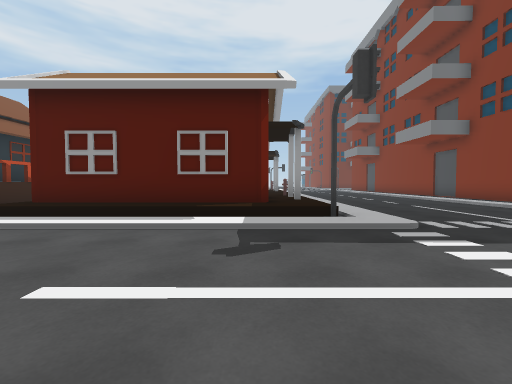
[1] (above)

24 first-person views from a walk through a 3-D level made in the Unity game engine. The camera is 1.3 m above the floor, tilts 2° down and sees 90° across. The floor is counted in squares, 2 m on a side. Each view is taken from the middle of a square. On the plan, view 1 faces up. The plan holds only what a view shows up to about 9 squares ahead; the rest is blank. The place goes on beyond the plan. The player character is not drawn.

[2]
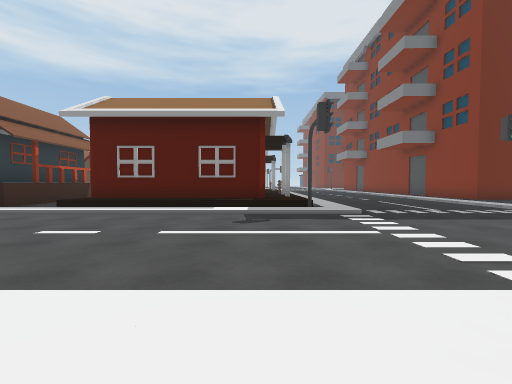

[3]
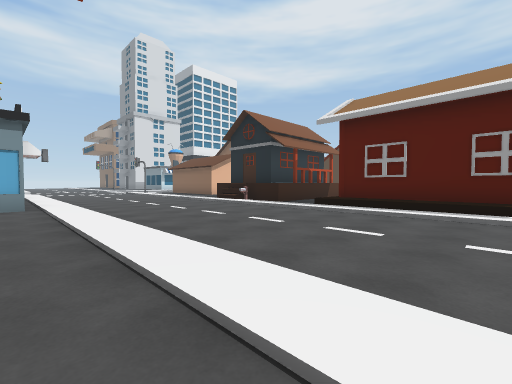

[4]
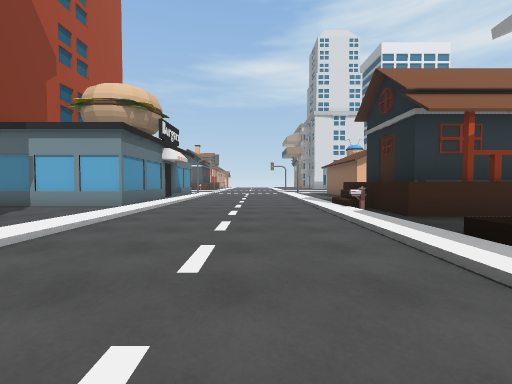

[5]
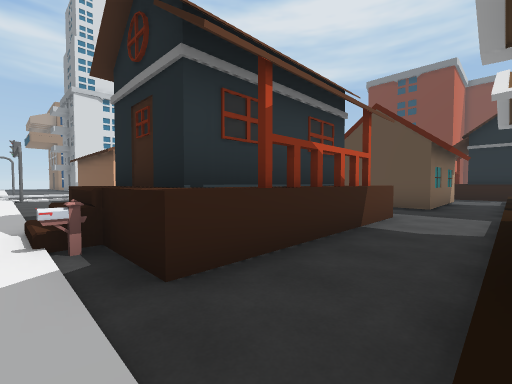

[6]
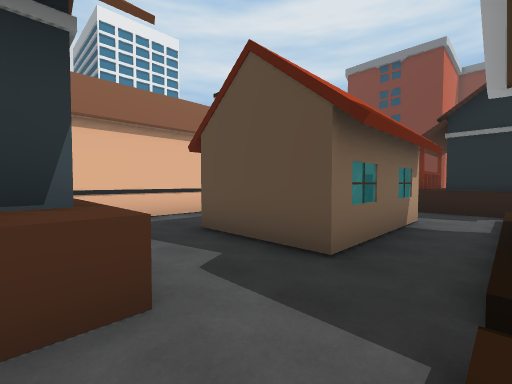

[7]
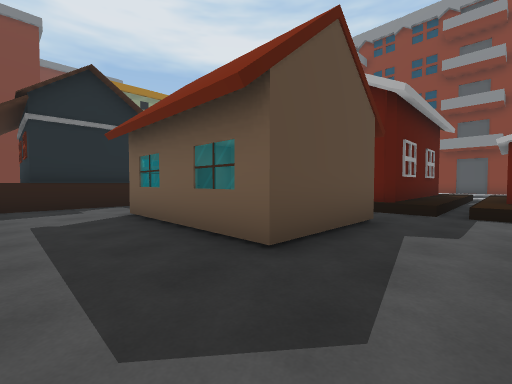

[8]
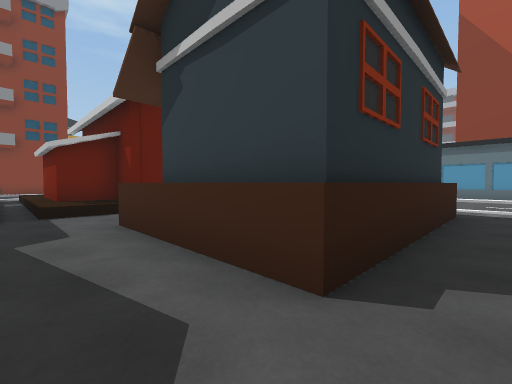

[9]
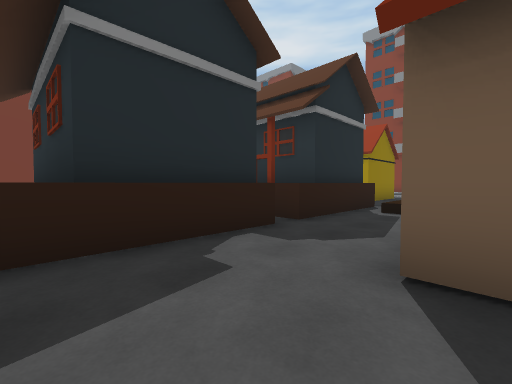

[10]
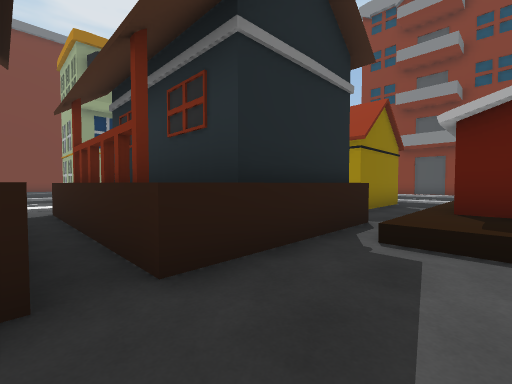

[11]
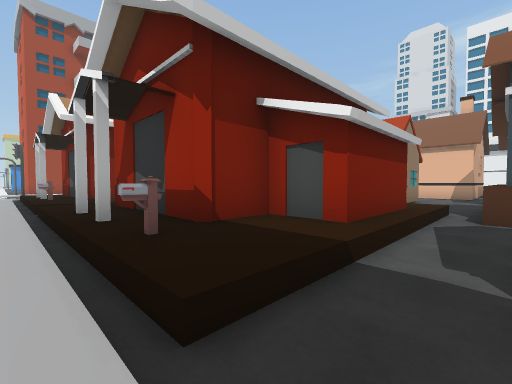

[12]
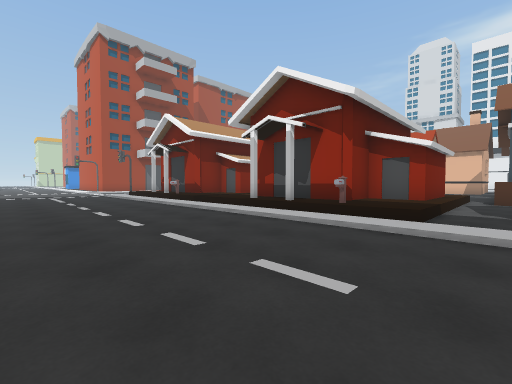

[13]
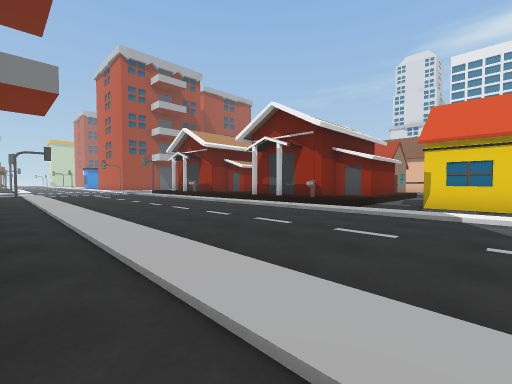

[14]
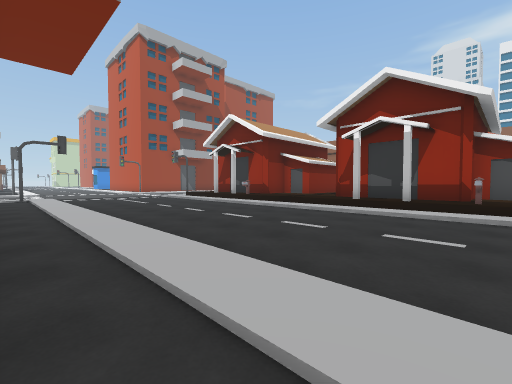

[15]
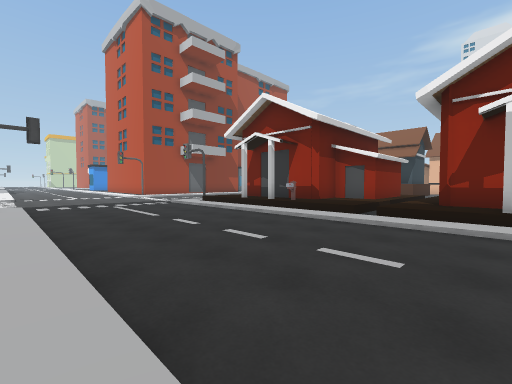

[16]
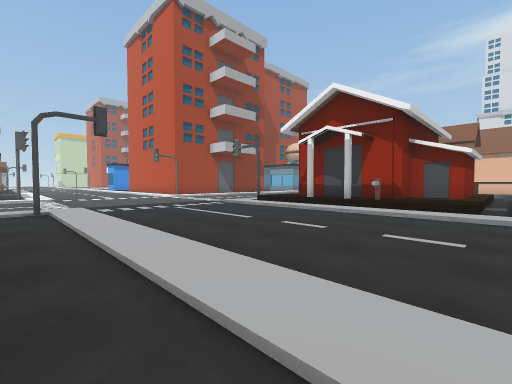

[17]
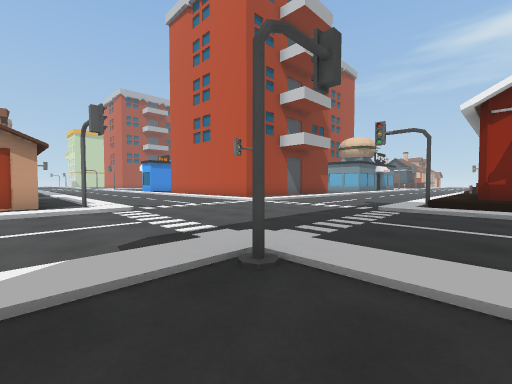

[18]
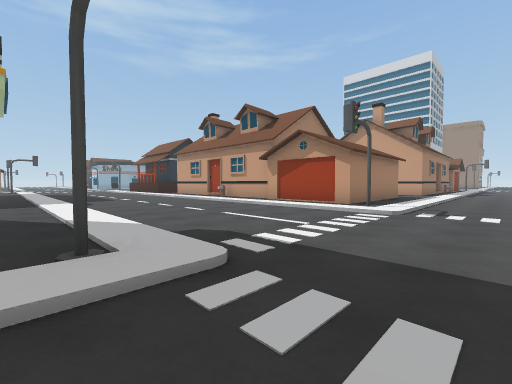

[19]
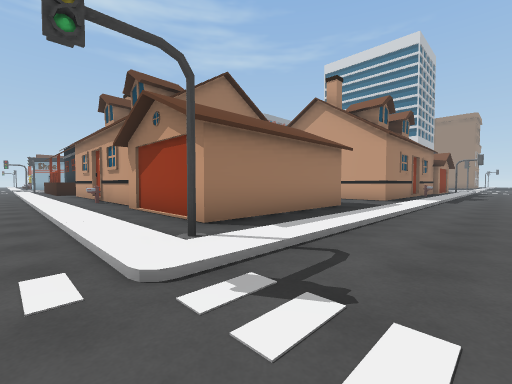

[20]
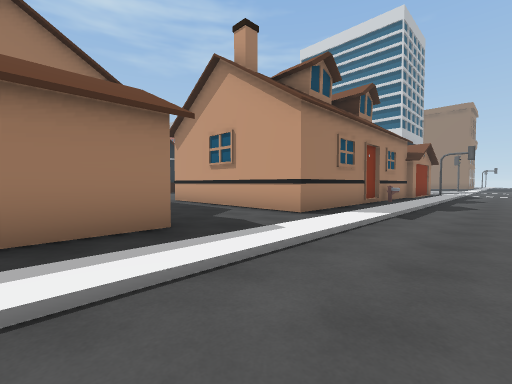

[21]
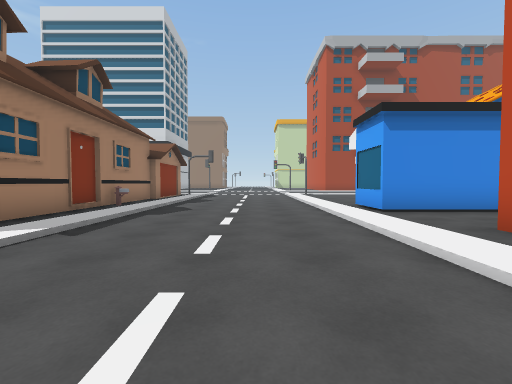

[22]
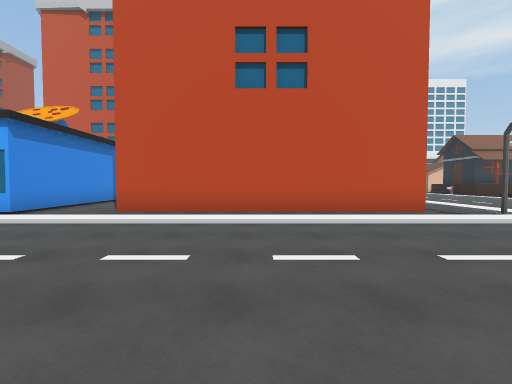

[23]
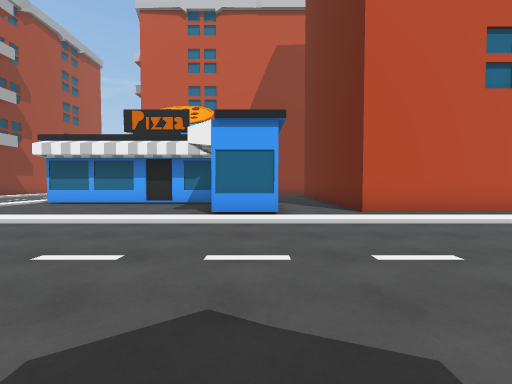

[24]
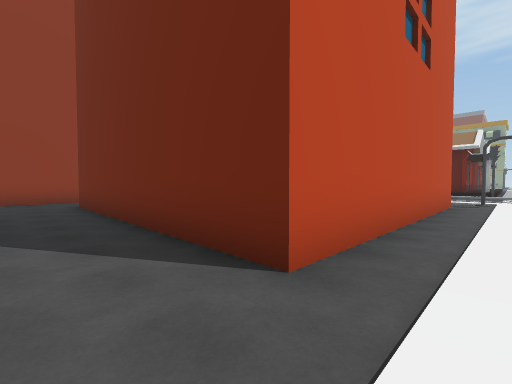

### Floor plan
Key: @ floor where view 1 was taken; # wall or solid block; . main floor; : floor 0.25 m higher than the main floor; + floor 0.5 m higher than the main floor; * floor 1.25 m higher than the main floor; / step, stairs or slope; ^ raised ledge; H house; M mailbox; O other object.
Columns run from 13 left of view 1 to 13 right of it. Each row starts with its distance up from view 1.
 20   HH HHHH   HH.:....:.
 19   HH  HHH  HHH.:....:.
 18   HHHHHHHH.....:....:.
 17   ......////////....:.
 16   ....../   H+M/....:.
 15   ..HHH.HHHHHH+:....:.
 14   ..H H./    HH:....:.
 13  #..H H./H   HH:....:.
 12  #..HHH.HHHHHH+/....:.
 11  #......///////:....:.
 10  #....../+HHH  /....:.
  9   .HHHH./HHHHH /....:.#
  8   .HHHH.HHHHHHO:....:.
  7   .HHHH./    H+/....:.
  6 # .HHHH.HHHHHHH:....:..
  5 . ./*//./     O/....:O.....
  4 ::::/M::///////:....:::::::
  3   .........................
  2   .........................
  1   .........................
  0  ............@.............
 -1  :::::::::::::::....:::::::
 -2   ###.........O:....:O.....
 -3     #..      #.:....:.#####
 -4     #.       #.:....:.#
 -5     #        #.:....:.#
 -6              #.:....:.#
 -7              #.:....:...
 -8              #.:....:....
 -9              #.:....:......
-10     #..#######.:....:^#####
-11     #..........:....:#
-12     #..........:....:#
-13            ####:....:#
-14            #  ^:....:O
-15            #...:....:#
-16            #...:....:#
-17            #...:.
-18            #...:

Where each view was taken, in squares from view 1:
view 1: 0 up, 0 right, facing up
view 2: 2 down, 0 right, facing up
view 3: 2 down, 1 left, facing up-left
view 4: 2 up, 2 left, facing left
view 5: 4 up, 5 left, facing up-left
view 6: 9 up, 5 left, facing up-left
view 7: 10 up, 11 left, facing up-right
view 8: 11 up, 11 left, facing down-right
view 9: 15 up, 11 left, facing up-right
view 10: 16 up, 8 left, facing up-right
view 11: 18 up, 2 right, facing down-left
view 12: 18 up, 6 right, facing down-left
view 13: 20 up, 8 right, facing down-left
view 14: 16 up, 8 right, facing down-left
view 15: 13 up, 7 right, facing down-left
view 16: 11 up, 8 right, facing down-left
view 17: 6 up, 9 right, facing down-left
view 18: 5 up, 5 right, facing down-right
view 19: 0 up, 5 right, facing down-right
view 20: 5 down, 5 right, facing down-right
view 21: 7 down, 4 right, facing down
view 22: 7 down, 7 right, facing left
view 23: 13 down, 7 right, facing left
view 24: 12 down, 2 right, facing up-left
